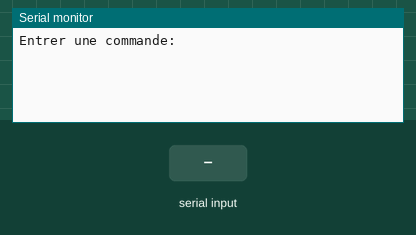
A sketch run on a simulated Arduino Uno, built with avr-gcc and run on an emulated ATmega328P. Parts: the last lines printed to the serial monitor. The test bench sets the inputs (shaded band).

Above: at 1.2 s.
1.3 s: "1" received over the second serial link
At 3.4 s:
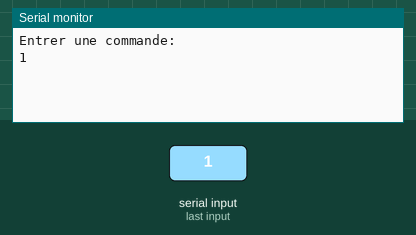
3.8 s: "0" received over the second serial link
At 5.3 s:
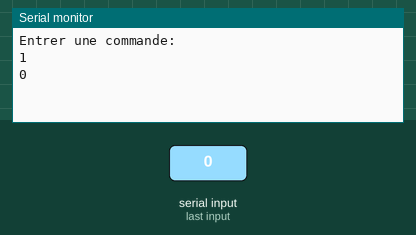

Measured:
- after the input at 1.3 s, the serial monitor: prints a new line after 1.0 s (image 1)
- after the input at 3.8 s, the serial monitor: prints a new line after 1.0 s (image 2)

The sketch:

code-bluetooth.ino
```cpp
#include <SoftwareSerial.h>
#include <Wire.h>

SoftwareSerial BTSerial(4, 8);  // TXD = 4 , RXD = 8

void setup() {

  Serial.begin(9600);           // set up Serial library at 9600 bps
  Serial.println("Entrer une commande:"); // ecrire Entrer une commande
  BTSerial.begin(9600);


}

void loop() {

  String message;
    // Boucle de lecture sur le BT

    while (BTSerial.available()){
      // Lecture du message envoyé par le BT

        message = BTSerial.readString();
      // Ecriture du message dans le serial usb
        Serial.println(message);


    }
    // Boucle de lecture sur le serial usb

    while (Serial.available()){
      // Lecture du message envoyé par le serial usb

      message = Serial.readString();
      // Ecriture du message dans le BT

      BTSerial.println(message);
    }


   if(message == "slt\r\n"){
      Serial.println("slt cv!");
    }// else if message off
    if(message == "bien\r\n"){
      Serial.println("cool") ;
    }
}
```
